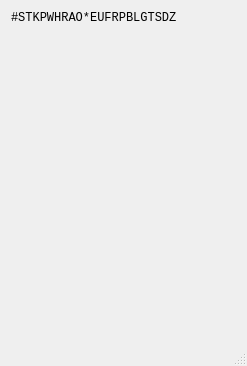
<?xml version="1.0" encoding="UTF-8"?>
<ui version="4.0">
 <class>PaperTape</class>
 <widget class="QDialog" name="PaperTape">
  <property name="geometry">
   <rect>
    <x>0</x>
    <y>0</y>
    <width>247</width>
    <height>366</height>
   </rect>
  </property>
  <property name="font">
   <font>
    <family>Monospace</family>
   </font>
  </property>
  <property name="windowTitle">
   <string>Plover: Paper Tape</string>
  </property>
  <property name="sizeGripEnabled">
   <bool>true</bool>
  </property>
  <layout class="QVBoxLayout" name="verticalLayout">
   <item>
    <widget class="QLabel" name="header">
     <property name="sizePolicy">
      <sizepolicy hsizetype="Expanding" vsizetype="Expanding">
       <horstretch>0</horstretch>
       <verstretch>0</verstretch>
      </sizepolicy>
     </property>
     <property name="text">
      <string>#STKPWHRAO*EUFRPBLGTSDZ</string>
     </property>
     <property name="alignment">
      <set>Qt::AlignLeading|Qt::AlignLeft|Qt::AlignTop</set>
     </property>
    </widget>
   </item>
  </layout>
  <action name="action_Clear">
   <property name="icon">
    <iconset resource="resources/resources.qrc">
     <normaloff>:/clear.svg</normaloff>:/clear.svg</iconset>
   </property>
   <property name="text">
    <string>&amp;Clear</string>
   </property>
   <property name="toolTip">
    <string>Clear paper tape</string>
   </property>
   <property name="shortcut">
    <string>Ctrl+L</string>
   </property>
  </action>
  <action name="action_Save">
   <property name="icon">
    <iconset resource="resources/resources.qrc">
     <normaloff>:/save.svg</normaloff>:/save.svg</iconset>
   </property>
   <property name="text">
    <string>&amp;Save</string>
   </property>
   <property name="toolTip">
    <string>Save paper tape to file</string>
   </property>
   <property name="shortcut">
    <string>Ctrl+S</string>
   </property>
  </action>
  <action name="action_ToggleOnTop">
   <property name="checkable">
    <bool>true</bool>
   </property>
   <property name="icon">
    <iconset resource="resources/resources.qrc">
     <normaloff>:/on-top.svg</normaloff>:/on-top.svg</iconset>
   </property>
   <property name="text">
    <string>&amp;Toggle &quot;always on top&quot;</string>
   </property>
   <property name="toolTip">
    <string>Toggle &quot;always on top&quot;</string>
   </property>
   <property name="shortcut">
    <string>Ctrl+T</string>
   </property>
  </action>
  <action name="action_SelectFont">
   <property name="icon">
    <iconset resource="resources/resources.qrc">
     <normaloff>:/font.svg</normaloff>:/font.svg</iconset>
   </property>
   <property name="text">
    <string>Select &amp;font</string>
   </property>
   <property name="toolTip">
    <string>Open font selection dialog</string>
   </property>
  </action>
 </widget>
 <resources>
  <include location="resources/resources.qrc"/>
 </resources>
 <connections>
  <connection>
   <sender>action_Clear</sender>
   <signal>triggered()</signal>
   <receiver>PaperTape</receiver>
   <slot>on_clear()</slot>
   <hints>
    <hint type="sourcelabel">
     <x>-1</x>
     <y>-1</y>
    </hint>
    <hint type="destinationlabel">
     <x>199</x>
     <y>149</y>
    </hint>
   </hints>
  </connection>
  <connection>
   <sender>action_Save</sender>
   <signal>triggered()</signal>
   <receiver>PaperTape</receiver>
   <slot>on_save()</slot>
   <hints>
    <hint type="sourcelabel">
     <x>-1</x>
     <y>-1</y>
    </hint>
    <hint type="destinationlabel">
     <x>199</x>
     <y>149</y>
    </hint>
   </hints>
  </connection>
  <connection>
   <sender>action_ToggleOnTop</sender>
   <signal>triggered(bool)</signal>
   <receiver>PaperTape</receiver>
   <slot>on_toggle_ontop(bool)</slot>
   <hints>
    <hint type="sourcelabel">
     <x>-1</x>
     <y>-1</y>
    </hint>
    <hint type="destinationlabel">
     <x>123</x>
     <y>214</y>
    </hint>
   </hints>
  </connection>
  <connection>
   <sender>action_SelectFont</sender>
   <signal>triggered()</signal>
   <receiver>PaperTape</receiver>
   <slot>on_select_font()</slot>
   <hints>
    <hint type="sourcelabel">
     <x>-1</x>
     <y>-1</y>
    </hint>
    <hint type="destinationlabel">
     <x>123</x>
     <y>214</y>
    </hint>
   </hints>
  </connection>
 </connections>
 <slots>
  <slot>on_save()</slot>
  <slot>on_clear()</slot>
  <slot>on_style_changed()</slot>
  <slot>on_toggle_ontop(bool)</slot>
  <slot>on_select_font()</slot>
 </slots>
</ui>
